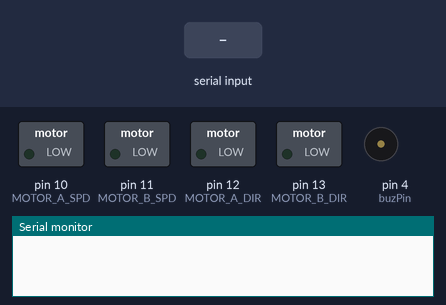
Recording of a sketch running on a simulated Arduino Uno, built with avr-gcc and run on an emulated ATmega328P. On the bench: switched loads named in the sketch (green lamp = pin HIGH), buzzer (waves = sounding, pin HIGH), the last lines printed to the serial monitor. Inputs (shaded band) come from the test bench.

Above: at 1.2 s.
1.3 s: "F\n" received over Serial
At 2.5 s:
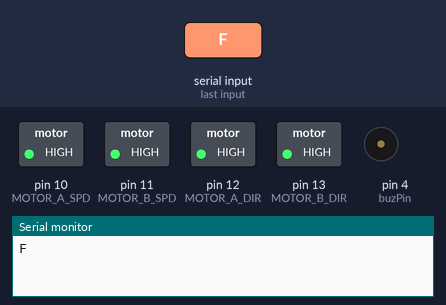
2.8 s: byte 66 ('B') received over Serial
At 3.8 s:
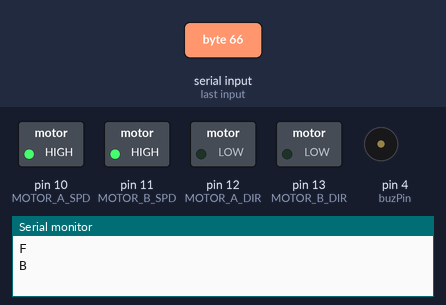
4.3 s: byte 76 ('L') received over Serial
At 5.0 s:
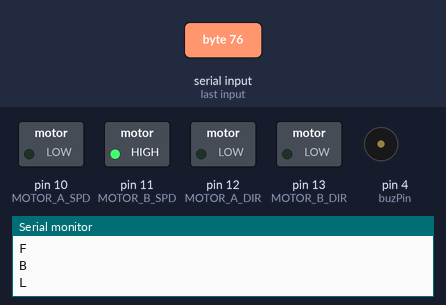
5.8 s: byte 82 ('R') received over Serial
At 7.0 s:
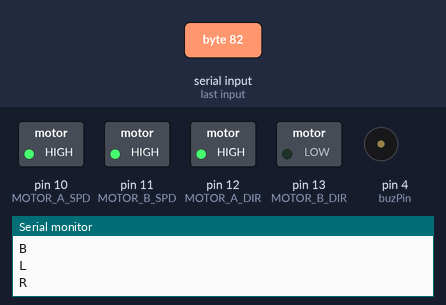
7.3 s: byte 83 ('S') received over Serial
At 8.5 s:
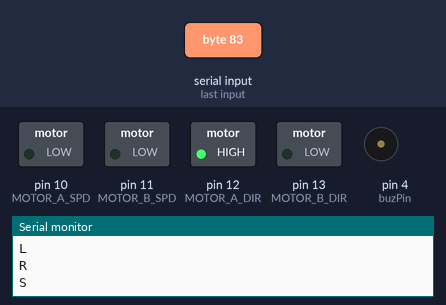
8.8 s: byte 89 ('Y') received over Serial
At 8.9 s:
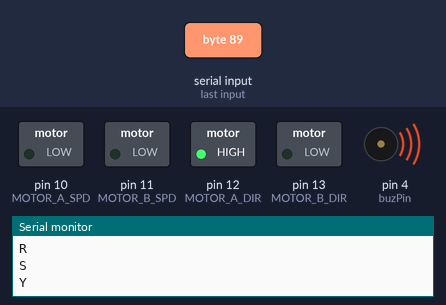
Timing chart, 0 to 11.5 s (numbered marks = the images above; inputs shaded):
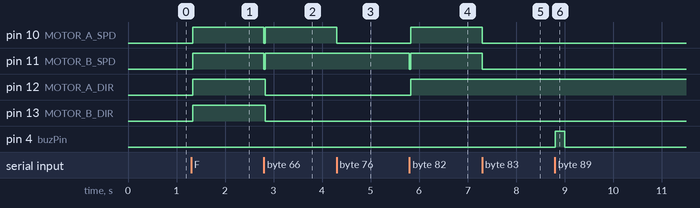

Measured:
- after the input at 1.3 s, pin 10 (MOTOR_A_SPD), pin 11 (MOTOR_B_SPD), pin 12 (MOTOR_A_DIR), pin 13 (MOTOR_B_DIR): LOW → HIGH at once
- after the input at 2.8 s, pin 10 (MOTOR_A_SPD), pin 11 (MOTOR_B_SPD): HIGH → LOW at once, → HIGH 0.03 s later; pin 12 (MOTOR_A_DIR), pin 13 (MOTOR_B_DIR): HIGH → LOW at once
- after the input at 4.3 s, pin 10 (MOTOR_A_SPD): HIGH → LOW at once
- after the input at 5.8 s, pin 10 (MOTOR_A_SPD), pin 12 (MOTOR_A_DIR): LOW → HIGH at once; pin 11 (MOTOR_B_SPD): HIGH → LOW at once, → HIGH 0.03 s later
- after the input at 7.3 s, pin 10 (MOTOR_A_SPD), pin 11 (MOTOR_B_SPD): HIGH → LOW at once
- after the input at 8.8 s, pin 4 (buzPin): LOW → HIGH at once, → LOW 0.20 s later

The sketch:

custum.ino
```cpp
// 2-motor 버전 (on/off 방식): 모터 A/B는 방향 핀 + ON/OFF(속도 제어 없음)로 제어
// LED 관련 코드 제거됨 (LED는 없음)
// 모터 방향 전환 시 H-브리지 보호를 위해 모터는 잠깐 끄고 방향을 바꾼 뒤 다시 켭니다.

#define MOTOR_A_SPD 10  // 모터A의 속도/enable 핀 (ON/OFF 용)
#define MOTOR_A_DIR 12  // 모터A의 방향 핀
#define MOTOR_B_SPD 11  // 모터B의 속도/enable 핀 (ON/OFF 용)
#define MOTOR_B_DIR 13  // 모터B의 방향 핀

const int buzPin = 4;  // Buzzer pin (필요 없으면 사용하지 마세요)

int valOnLevel = HIGH; // ON일때 디지털 HIGH 사용 (필요하면 analogWrite 255로 변경)

// 현재 상태 추적
int curDirA = LOW;
int curDirB = LOW;
bool curOnA = false;
bool curOnB = false;

// 안전하게 모터를 켜고 끄는 함수
void setMotorAOn(bool on) {
    if (on) digitalWrite(MOTOR_A_SPD, valOnLevel);
    else digitalWrite(MOTOR_A_SPD, LOW);
    curOnA = on;
}
void setMotorBOn(bool on) {
    if (on) digitalWrite(MOTOR_B_SPD, valOnLevel);
    else digitalWrite(MOTOR_B_SPD, LOW);
    curOnB = on;
}

// 방향 변경 시 안전 절차: 모터를 끄고 방향 변경 후 필요에 따라 켬
void safeChangeDirection(int dirA, int dirB, bool enableA, bool enableB) {
    // 먼저 모터 끔
    setMotorAOn(false);
    setMotorBOn(false);
    delay(30); // H-브리지 스위치 안전 대기 (필요시 50~100으로 증가)
    // 방향 설정
    digitalWrite(MOTOR_A_DIR, dirA);
    digitalWrite(MOTOR_B_DIR, dirB);
    curDirA = dirA;
    curDirB = dirB;
    // 모터 다시 켬 (요청된 것만)
    setMotorAOn(enableA);
    setMotorBOn(enableB);
}

void setup() {
    Serial.begin(9600);

    // 부저 초기화 (옵션)
    pinMode(buzPin, OUTPUT);
    digitalWrite(buzPin, LOW);

    // 모터 핀 설정
    pinMode(MOTOR_A_DIR, OUTPUT);
    pinMode(MOTOR_B_DIR, OUTPUT);
    pinMode(MOTOR_A_SPD, OUTPUT);
    pinMode(MOTOR_B_SPD, OUTPUT);

    // 초기 정지 상태
    digitalWrite(MOTOR_A_DIR, LOW);
    digitalWrite(MOTOR_B_DIR, LOW);
    curDirA = LOW;
    curDirB = LOW;
    setMotorAOn(false);
    setMotorBOn(false);
}

// 유틸: 현재 "직진(또는 후진) 중인지" 확인
bool movingStraight() {
    return curOnA && curOnB && (curDirA == curDirB);
}

// 유틸: 현재 정지인지
bool isStopped() {
    return !curOnA && !curOnB;
}

void loop() {
    while (Serial.available() > 0) {
        char command = Serial.read();
        if (command == '\n' || command == '\r') continue;
        Serial.println(command);

        switch(command) {
            case 'F': // 앞으로 (두 모터 동일 방향, 둘 다 ON)
                // 만약 방향이 바뀌는 경우 safeChangeDirection 사용
                if (!(curDirA == HIGH && curDirB == HIGH)) {
                    safeChangeDirection(HIGH, HIGH, true, true);
                } else {
                    // 방향은 이미 맞고, 켜져있지 않으면 켬
                    setMotorAOn(true);
                    setMotorBOn(true);
                }
                break;

            case 'B': // 뒤로 (두 모터 동일 방향, 둘 다 ON)
                if (!(curDirA == LOW && curDirB == LOW)) {
                    safeChangeDirection(LOW, LOW, true, true);
                } else {
                    setMotorAOn(true);
                    setMotorBOn(true);
                }
                break;

            case 'L': // 좌회전
                if (movingStraight()) {
                    // 직진/후진 중이면 커브: 왼쪽 모터 끄고 오른쪽 모터만 동작 -> 좌측으로 굽음
                    setMotorAOn(false); // 왼쪽 끔
                    setMotorBOn(true);  // 오른쪽 유지
                } else if (isStopped()) {
                    // 정지상태면 제자리 회전: 왼쪽 뒤로, 오른쪽 앞으로 (회전 방향은 필요에 따라 바꾸세요)
                    safeChangeDirection(LOW, HIGH, true, true); // 왼쪽 backward, 오른쪽 forward
                } else {
                    // 다른 상태(예: 이미 커브 중)이면 기본적으로 제자리 회전으로 전환
                    safeChangeDirection(LOW, HIGH, true, true);
                }
                break;

            case 'R': // 우회전
                if (movingStraight()) {
                    // 직진/후진 중이면 커브: 오른쪽 모터 끄고 왼쪽 모터만 동작 -> 우측으로 굽음
                    setMotorAOn(true);
                    setMotorBOn(false);
                } else if (isStopped()) {
                    // 정지면 제자리 회전: 왼쪽 앞으로, 오른쪽 뒤로
                    safeChangeDirection(HIGH, LOW, true, true); // 왼쪽 forward, 오른쪽 backward
                } else {
                    // 다른 상태면 제자리 회전
                    safeChangeDirection(HIGH, LOW, true, true);
                }
                break;

            case 'S': // 정지: 둘 다 끔
                setMotorAOn(false);
                setMotorBOn(false);
                break;

            case 'Y': // 부저 (옵션)
                digitalWrite(buzPin, HIGH);
                delay(200);
                digitalWrite(buzPin, LOW);
                break;

            // 속도 제어는 더 이상 사용하지 않음 — 숫자 명령 무시하거나 필요시 ON/OFF로 사용
            default:
                // 알 수 없는 명령 무시
                break;
        }
    }
}
```
